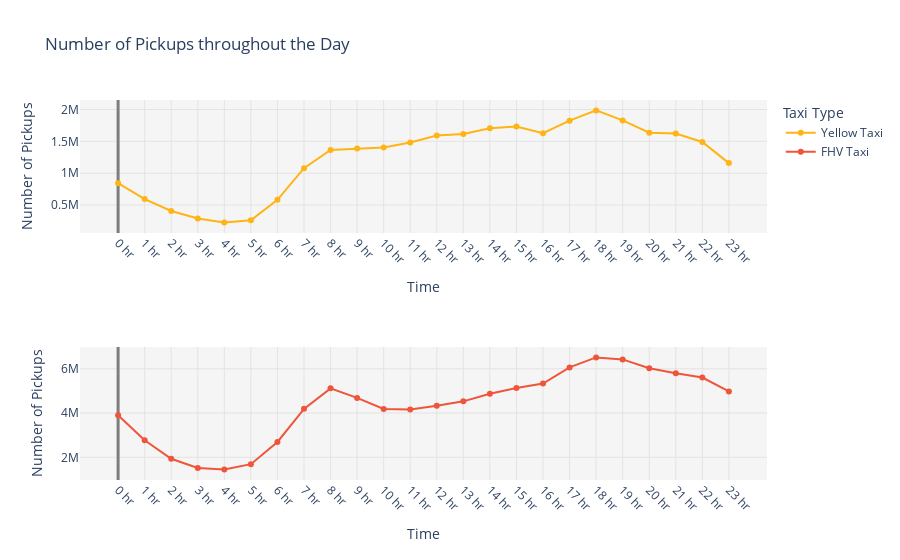

Notebook code for this chart:
### Code cell
from plotly.subplots import make_subplots

ticks = [x for x in range(0,24)]
ticks_text = [str(x)+" hr" for x in ticks]

fig = make_subplots(rows=2,cols=1, vertical_spacing=0.3)
fig.add_trace(go.Scatter(x=yellow_pickup_df['pickup_hour'], y=yellow_pickup_df['cnt'],mode='lines+markers',name='Yellow Taxi',line_color='rgba(255, 180, 20,100)',),row=1,col=1)
fig.add_trace(go.Scatter(x=fhv_pickup_df['pickup_hour'], y=fhv_pickup_df['cnt'],mode='lines+markers',name='FHV Taxi'),row=2,col=1)

fig.update_layout(
    title="Number of Pickups throughout the Day",
    legend_title="Taxi Type",
    plot_bgcolor='rgba(245, 245, 245 ,10)',
    xaxis = dict(
            tickmode = 'array',
            tickvals = ticks,
            ticktext = ticks_text,
            tickangle = 45,
            gridcolor= 'rgb(227, 227, 227)',
            zerolinewidth=3, 
            zerolinecolor='rgb(125, 125, 125)'
    ),
    xaxis2 = dict(
            tickmode = 'array',
            tickvals = ticks,
            ticktext = ticks_text,
            tickangle = 45,
            gridcolor= 'rgb(227, 227, 227)',
            zerolinewidth=3, 
            zerolinecolor='rgb(125, 125, 125)'
    )
)

fig.update_xaxes(title_text="Time", row=1, col=1)
fig.update_xaxes(title_text="Time", row=2, col=1)

fig.update_yaxes(title_text="Number of Pickups", row=1, col=1,gridcolor= 'rgb(227, 227, 227)')
fig.update_yaxes(title_text="Number of Pickups", row=2, col=1,gridcolor= 'rgb(227, 227, 227)')
fig.show()

### Figure 1 — Plotly figure (JSON) as saved in the notebook; plotly's stock layout.template omitted (floating-point values rounded to 4 significant figures)
{"data": [{"line": {"color": "rgba(255, 180, 20,100)"}, "mode": "lines+markers", "name": "Yellow Taxi", "type": "scatter", "x": [0, 1, 2, 3, 4, 5, 6, 7, 8, 9, 10, 11, 12, 13, 14, 15, 16, 17, 18, 19, 20, 21, 22, 23], "xaxis": "x", "y": [842164, 592632, 405806, 288680, 223889, 260997, 582396, 1078628, 1364052, 1385349, 1403053, 1481094, 1589791, 1614592, 1705776, 1733030, 1628281, 1823967, 1985476, 1828082, 1635361, 1623129, 1490053, 1157797], "yaxis": "y"}, {"mode": "lines+markers", "name": "FHV Taxi", "type": "scatter", "x": [0, 1, 2, 3, 4, 5, 6, 7, 8, 9, 10, 11, 12, 13, 14, 15, 16, 17, 18, 19, 20, 21, 22, 23], "xaxis": "x2", "y": [3897782, 2768640, 1931509, 1516627, 1444149, 1688489, 2692419, 4188936, 5116037, 4685097, 4187548, 4165347, 4327357, 4529491, 4873359, 5127912, 5331437, 6062030, 6515525, 6424560, 6024906, 5795757, 5606518, 4977228], "yaxis": "y2"}], "layout": {"legend": {"title": {"text": "Taxi Type"}}, "plot_bgcolor": "rgba(245, 245, 245 ,10)", "title": {"text": "Number of Pickups throughout the Day"}, "xaxis": {"anchor": "y", "domain": [0, 1], "gridcolor": "rgb(227, 227, 227)", "tickangle": 45, "tickmode": "array", "ticktext": ["0 hr", "1 hr", "2 hr", "3 hr", "4 hr", "5 hr", "6 hr", "7 hr", "8 hr", "9 hr", "10 hr", "11 hr", "12 hr", "13 hr", "14 hr", "15 hr", "16 hr", "17 hr", "18 hr", "19 hr", "20 hr", "21 hr", "22 hr", "23 hr"], "tickvals": [0, 1, 2, 3, 4, 5, 6, 7, 8, 9, 10, 11, 12, 13, 14, 15, 16, 17, 18, 19, 20, 21, 22, 23], "title": {"text": "Time"}, "zerolinecolor": "rgb(125, 125, 125)", "zerolinewidth": 3}, "xaxis2": {"anchor": "y2", "domain": [0, 1], "gridcolor": "rgb(227, 227, 227)", "tickangle": 45, "tickmode": "array", "ticktext": ["0 hr", "1 hr", "2 hr", "3 hr", "4 hr", "5 hr", "6 hr", "7 hr", "8 hr", "9 hr", "10 hr", "11 hr", "12 hr", "13 hr", "14 hr", "15 hr", "16 hr", "17 hr", "18 hr", "19 hr", "20 hr", "21 hr", "22 hr", "23 hr"], "tickvals": [0, 1, 2, 3, 4, 5, 6, 7, 8, 9, 10, 11, 12, 13, 14, 15, 16, 17, 18, 19, 20, 21, 22, 23], "title": {"text": "Time"}, "zerolinecolor": "rgb(125, 125, 125)", "zerolinewidth": 3}, "yaxis": {"anchor": "x", "domain": [0.65, 1.0], "gridcolor": "rgb(227, 227, 227)", "title": {"text": "Number of Pickups"}}, "yaxis2": {"anchor": "x2", "domain": [0, 0.35], "gridcolor": "rgb(227, 227, 227)", "title": {"text": "Number of Pickups"}}}}
